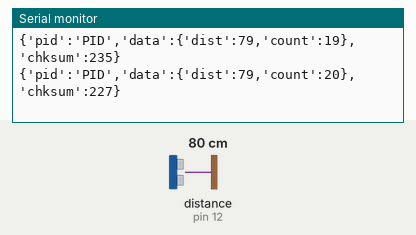
Bench run of a sketch on a simulated Arduino Uno, built with avr-gcc and run on an emulated ATmega328P. Shown: the last lines printed to the serial monitor. Wiring (inferred from the names in the program): ultrasonic range finder: trigger pin 13; echo pin 12. Inputs (shaded band) come from the test bench; at power-on: distance to the obstacle (sensor on pin 12) 80 cm. The echo pulse lasts 58.3 µs per cm.

Above: at 1.2 s.
1.3 s: distance to the obstacle (sensor on pin 12) set to 2 cm
At 1.33 s:
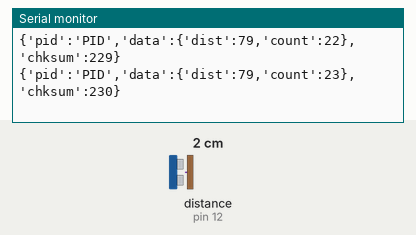
4.3 s: distance to the obstacle (sensor on pin 12) set to 120 cm
At 4.35 s:
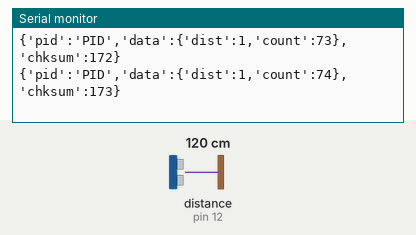
7.3 s: distance to the obstacle (sensor on pin 12) set to 4 cm
At 7.33 s:
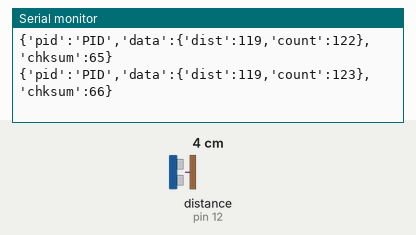
10.3 s: distance to the obstacle (sensor on pin 12) set to 9 cm
At 10.3 s:
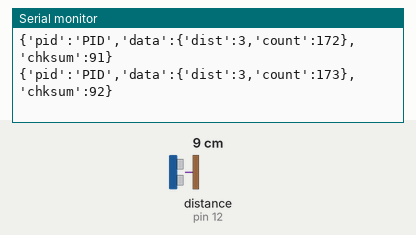
13.3 s: distance to the obstacle (sensor on pin 12) set to 18 cm
At 13.34 s:
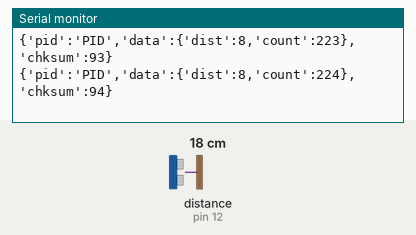
16.3 s: distance to the obstacle (sensor on pin 12) set to 250 cm
At 16.35 s:
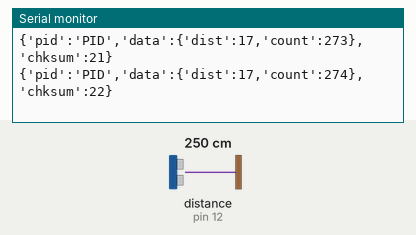
Timing chart, 0 to 19.3 s (numbered marks = the images above; inputs shaded):
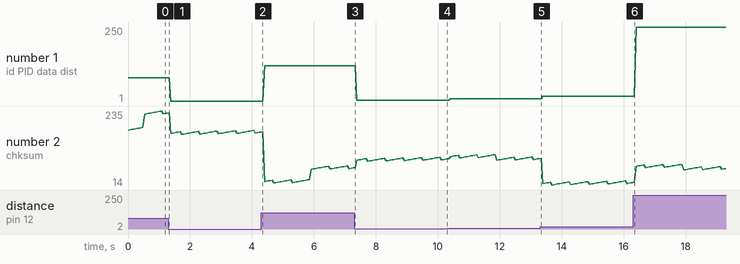

The sketch:

checksum.ino
```cpp
/*
complex.ino
*/

// Contants
const int BAUD = 9600;
const int PIN_IN = 12;
const int PIN_OUT = 13;
const int DATA_LENGTH = 128;
const int OUTPUT_LENGTH = 256;

// Variables
char output_buffer[OUTPUT_LENGTH];
char data_buffer[DATA_LENGTH];
int count = 0;
int chksum = 0;

void setup(void) {
  Serial.begin(BAUD);
  pinMode(PIN_OUT, OUTPUT);
  pinMode(PIN_IN, INPUT);
}

void loop(void) {
  int dist = get_distance();
  count++;
  sprintf(data_buffer, "{'dist':%d,'count':%d}", dist, count);
  chksum = checksum(data_buffer);
  sprintf(output_buffer, "{'pid':'%s','data':%s,'chksum':%d}", "PID", data_buffer, chksum);
  Serial.println(output_buffer);
}

int checksum(char* buf) {
  int sum = 0;
  for (int i = 0; i < DATA_LENGTH; i++) {
    sum = sum + buf[i];
  }
  return sum % 256;
}

int get_distance(void) {
 long duration;
 long distance;
 digitalWrite(PIN_OUT, LOW);
 delayMicroseconds(2);
 digitalWrite(PIN_OUT, HIGH);
 delayMicroseconds(10);
 digitalWrite(PIN_OUT, LOW);
 duration = pulseIn(PIN_IN, HIGH);
 distance = duration/58.2; //Calculate the distance (in cm) based on the speed of sound.
 return int(distance);
}
```

Measured:
- plotted number 2: 229 → 172 after the input at 1.3 s
